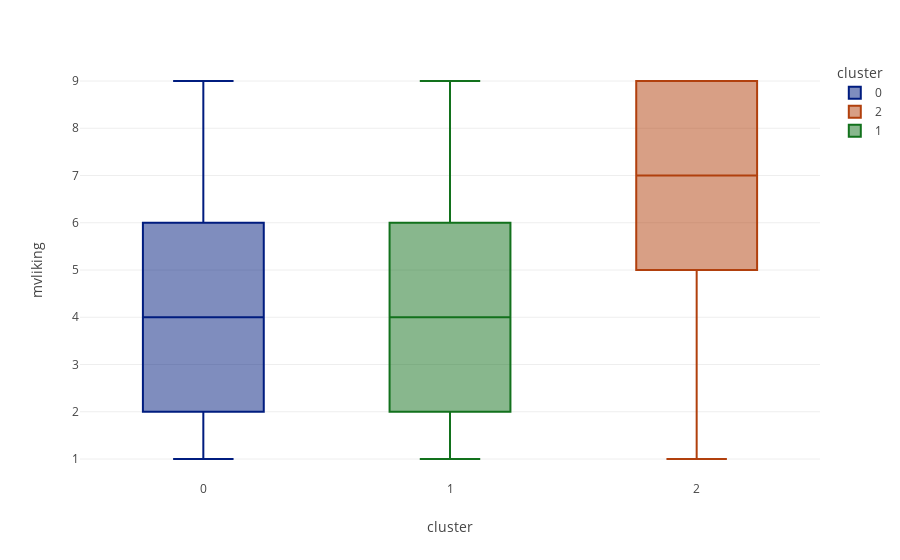

Notebook code cell kept with this figure:
### Code cell
# Checking the boxplot of all clusters
fig = px.box(data_frame=dfcomp, x="cluster", y="mvliking", color="cluster")
fig.show()

### Figure 1 — Plotly figure (JSON) as saved in the notebook; plotly's stock layout.template omitted (floating-point values rounded to 4 significant figures; data arrays with more than 128 entries replaced by an {"elided": "..."} marker saying what was removed)
{"data": [{"alignmentgroup": "True", "hovertemplate": "cluster=%{x}<br>mvliking=%{y}<extra></extra>", "legendgroup": "0", "marker": {"color": "#001c7f"}, "name": "0", "notched": false, "offsetgroup": "0", "orientation": "v", "showlegend": true, "type": "box", "x": {"elided": "159 int values"}, "x0": " ", "xaxis": "x", "y": {"elided": "159 int values"}, "y0": " ", "yaxis": "y"}, {"alignmentgroup": "True", "hovertemplate": "cluster=%{x}<br>mvliking=%{y}<extra></extra>", "legendgroup": "2", "marker": {"color": "#b1400d"}, "name": "2", "notched": false, "offsetgroup": "2", "orientation": "v", "showlegend": true, "type": "box", "x": [2, 2, 2, 2, 2, 2, 2, 2, 2, 2, 2, 2, 2, 2, 2, 2, 2, 2, 2, 2, 2, 2, 2, 2, 2, 2, 2, 2, 2, 2, 2, 2, 2, 2, 2, 2, 2, 2, 2, 2, 2, 2, 2, 2, 2, 2, 2, 2, 2, 2, 2, 2, 2, 2, 2, 2, 2, 2, 2, 2, 2, 2, 2, 2, 2, 2, 2, 2, 2, 2, 2, 2, 2, 2, 2, 2, 2, 2, 2, 2, 2, 2, 2, 2, 2, 2, 2, 2, 2, 2, 2, 2, 2, 2, 2, 2, 2, 2, 2, 2, 2, 2, 2, 2, 2, 2, 2, 2, 2, 2, 2, 2, 2, 2], "x0": " ", "xaxis": "x", "y": [6, 8, 6, 6, 9, 4, 7, 9, 6, 4, 6, 6, 5, 7, 5, 8, 9, 4, 4, 9, 6, 5, 5, 6, 3, 8, 8, 6, 6, 7, 1, 1, 9, 6, 9, 7, 9, 6, 8, 9, 9, 9, 7, 7, 9, 9, 9, 6, 9, 8, 1, 5, 2, 2, 7, 9, 8, 9, 8, 8, 6, 8, 3, 8, 7, 8, 6, 7, 9, 9, 3, 9, 9, 7, 5, 8, 7, 8, 9, 9, 8, 5, 8, 6, 7, 2, 9, 9, 9, 5, 1, 3, 5, 8, 6, 9, 5, 9, 8, 5, 9, 8, 5, 3, 4, 4, 9, 5, 5, 9, 5, 8, 9, 9], "y0": " ", "yaxis": "y"}, {"alignmentgroup": "True", "hovertemplate": "cluster=%{x}<br>mvliking=%{y}<extra></extra>", "legendgroup": "1", "marker": {"color": "#12711c"}, "name": "1", "notched": false, "offsetgroup": "1", "orientation": "v", "showlegend": true, "type": "box", "x": [1, 1, 1, 1, 1, 1, 1, 1, 1, 1, 1, 1, 1, 1, 1, 1, 1, 1, 1, 1, 1, 1, 1, 1, 1, 1, 1, 1, 1, 1, 1, 1, 1, 1, 1, 1, 1, 1, 1, 1, 1, 1, 1, 1, 1, 1, 1, 1, 1, 1, 1, 1, 1, 1, 1, 1, 1, 1, 1, 1, 1, 1, 1, 1, 1, 1, 1, 1, 1, 1, 1, 1, 1, 1, 1, 1, 1, 1, 1, 1, 1, 1, 1, 1, 1, 1, 1, 1, 1, 1, 1, 1, 1, 1, 1, 1, 1, 1, 1, 1, 1, 1, 1, 1, 1, 1, 1, 1, 1, 1, 1, 1, 1, 1, 1, 1, 1, 1, 1, 1, 1, 1, 1, 1, 1, 1, 1], "x0": " ", "xaxis": "x", "y": [3, 1, 2, 5, 3, 7, 2, 1, 1, 3, 6, 7, 9, 3, 1, 5, 9, 6, 3, 5, 7, 1, 5, 4, 1, 4, 9, 4, 5, 1, 5, 3, 8, 7, 6, 5, 4, 2, 3, 4, 1, 7, 9, 1, 9, 5, 5, 5, 1, 7, 7, 4, 6, 9, 5, 5, 4, 1, 3, 1, 3, 1, 6, 1, 8, 1, 1, 9, 3, 7, 6, 8, 2, 5, 5, 4, 1, 3, 6, 6, 8, 5, 5, 4, 3, 1, 5, 5, 3, 5, 9, 5, 3, 2, 4, 2, 4, 7, 5, 2, 4, 1, 3, 4, 8, 1, 9, 1, 1, 4, 1, 1, 4, 6, 9, 1, 6, 3, 9, 4, 7, 1, 3, 8, 4, 7, 9], "y0": " ", "yaxis": "y"}], "layout": {"boxmode": "overlay", "legend": {"title": {"text": "cluster"}, "tracegroupgap": 0}, "margin": {"t": 60}, "xaxis": {"anchor": "y", "categoryarray": [0, 2, 1], "categoryorder": "array", "domain": [0, 1], "title": {"text": "cluster"}}, "yaxis": {"anchor": "x", "domain": [0, 1], "title": {"text": "mvliking"}}}}
